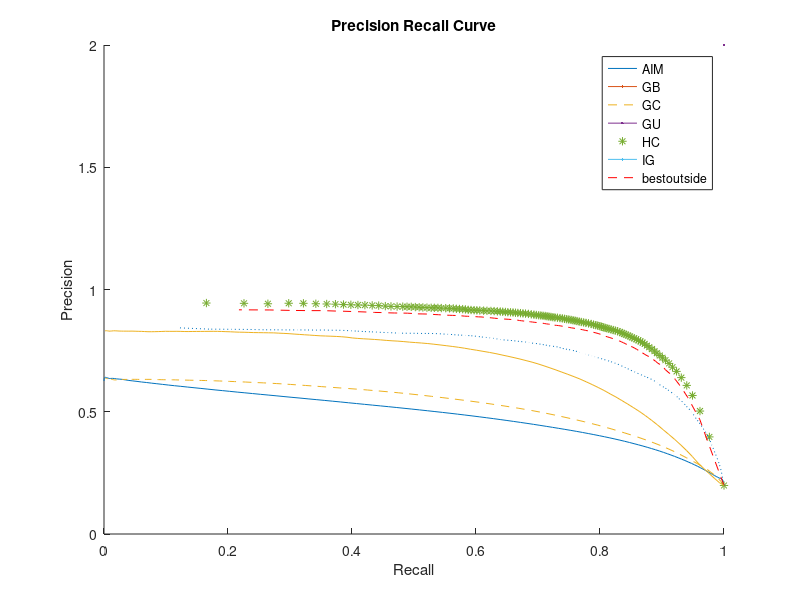

This figure's MATLAB source:
clear;
close all;
clc;
Recall_AIM = [1 0.997044 0.996587 0.995632 0.994169 0.992205 0.989949 0.987379 0.984501 0.981286 0.977803 0.974134 0.970227 0.966102 0.961753 0.957198 0.952443 0.947465 0.942301 0.937021 0.931543 0.925974 0.920243 0.9144 0.908434 0.902299 0.896044 0.889593 0.882937 0.876174 0.869224 0.862112 0.854833 0.847474 0.839908 0.832088 0.824061 0.815849 0.807446 0.798846 0.790017 0.781036 0.771894 0.762532 0.752989 0.743302 0.733403 0.723414 0.71332 0.70309 0.69273 0.682218 0.67157 0.660793 0.649904 0.638914 0.627783 0.616499 0.605082 0.593534 0.581826 0.569989 0.558013 0.545935 0.533719 0.521412 0.508989 0.496508 0.483929 0.47129 0.458608 0.445804 0.432952 0.420046 0.407111 0.39414 0.381178 0.368183 0.355206 0.342191 0.32915 0.31615 0.303171 0.290276 0.277485 0.264725 0.252086 0.239559 0.22713 0.21482 0.202713 0.190786 0.179088 0.167569 0.156274 0.14517 0.134337 0.123837 0.113605 0.103758 0.0942549 0.0851728 0.0764751 0.0682641 0.0605026 0.0532552 0.0465004 0.0402403 0.0344867 0.0292672 0.0245516 0.0203335 0.0166628 0.0134544 0.0107001 0.00838556 0.00645557 0.00486133 0.00359688 0.00259809 0.00182821 0.00125837 0.000838395 0.000542662 0.000340104 0.000198678 0.000111877 6.03671e-005 ];
Precision_AIM = [0.198478 0.224728 0.22505 0.225813 0.227157 0.22916 0.231921 0.235386 0.239468 0.244053 0.249039 0.254344 0.259871 0.265545 0.271332 0.277165 0.283024 0.288887 0.294707 0.300493 0.306219 0.311909 0.317517 0.323061 0.32854 0.333936 0.339271 0.34451 0.349659 0.35473 0.35972 0.364648 0.369511 0.374348 0.379129 0.383858 0.388505 0.393101 0.397648 0.402144 0.406561 0.410942 0.415297 0.419592 0.423816 0.42798 0.432124 0.436238 0.44035 0.44444 0.448534 0.452535 0.456496 0.460405 0.464293 0.468157 0.471973 0.475691 0.479422 0.4831 0.486725 0.490317 0.49387 0.497337 0.500771 0.504193 0.507576 0.510919 0.514212 0.517544 0.520792 0.523988 0.527154 0.530359 0.533592 0.536829 0.540157 0.543339 0.54652 0.549634 0.552741 0.555973 0.558982 0.562114 0.565306 0.568365 0.571357 0.574442 0.577479 0.580412 0.58352 0.586501 0.5894 0.592456 0.595437 0.598317 0.601126 0.603966 0.606539 0.609256 0.611993 0.614627 0.617081 0.61969 0.621729 0.624203 0.626146 0.628046 0.630315 0.632486 0.633569 0.634375 0.636004 0.63662 0.636201 0.636172 0.638086 0.638185 0.640039 0.641177 0.641009 0.639234 0.639172 0.637117 0.634346 0.633083 0.632147 0.625902 ];

Recall_GB = [1 0.995928 0.986164 0.972947 0.956544 0.939067 0.92115 0.901878 0.881513 0.860376 0.838873 0.81776 0.796395 0.774947 0.753462 0.732206 0.710896 0.6894 0.667958 0.646734 0.625796 0.60529 0.585158 0.565636 0.546588 0.527969 0.509759 0.492005 0.474636 0.457609 0.441062 0.425007 0.409319 0.393988 0.37914 0.36471 0.350888 0.337641 0.324912 0.312667 0.300869 0.289551 0.278547 0.267844 0.257466 0.247431 0.237771 0.228508 0.219443 0.210667 0.202149 0.193973 0.186067 0.178434 0.171076 0.164015 0.157224 0.150613 0.144269 0.138113 0.132203 0.126495 0.12106 0.115791 0.110749 0.10583 0.101096 0.09653 0.092172 0.0879518 0.0838761 0.079964 0.0762066 0.072614 0.0691762 0.06589 0.0627614 0.0597582 0.0568678 0.054045 0.0513228 0.0487217 0.0462713 0.0439461 0.0417023 0.039557 0.037497 0.0355729 0.0337026 0.0319285 0.030236 0.028626 0.0270823 0.0255951 0.0241629 0.0228157 0.0215188 0.0202602 0.0190434 0.0178879 0.0167875 0.0157602 0.0147663 0.0138113 0.0129252 0.0120587 0.011246 0.0104677 0.00973069 0.00902 0.00834479 0.00769617 0.00706111 0.00647467 0.00589998 0.0053662 0.00485836 0.00437743 0.0039262 0.00348292 0.00308416 0.00270345 0.00234672 0.00201167 0.00169795 0.00140736 0.00113312 0.000867956 ];
Precision_GB = [0.198478 0.213325 0.238409 0.263907 0.288448 0.312344 0.335711 0.357749 0.377987 0.396837 0.414146 0.430309 0.445284 0.459036 0.471743 0.483738 0.494957 0.505277 0.514606 0.52321 0.531202 0.538681 0.545492 0.551687 0.557586 0.563174 0.56838 0.57323 0.577667 0.581753 0.585495 0.588954 0.592151 0.595029 0.597695 0.600252 0.602806 0.605225 0.607539 0.609715 0.611741 0.613621 0.615276 0.616763 0.618126 0.619234 0.620349 0.621512 0.622493 0.623391 0.62421 0.625142 0.625915 0.626544 0.627175 0.627629 0.628041 0.62839 0.628747 0.629032 0.629438 0.629722 0.629941 0.630327 0.630618 0.630764 0.630785 0.630953 0.631149 0.631434 0.631751 0.632057 0.632394 0.632533 0.632473 0.632477 0.632375 0.632398 0.632374 0.632443 0.632598 0.632541 0.632591 0.632527 0.632534 0.63247 0.632307 0.632264 0.632219 0.632265 0.631988 0.631596 0.631081 0.630782 0.630409 0.63046 0.630601 0.63039 0.630014 0.629848 0.630236 0.630879 0.631127 0.6318 0.63252 0.632785 0.633153 0.633378 0.633428 0.633821 0.633915 0.633769 0.634029 0.635055 0.635546 0.635687 0.635913 0.636128 0.636014 0.635497 0.636273 0.63647 0.638314 0.638841 0.640009 0.641083 0.640183 0.639381 ];

Recall_GC = [1 0.976391 0.961249 0.949163 0.93994 0.931149 0.92347 0.916931 0.91147 0.90557 0.900743 0.896451 0.891646 0.888002 0.88375 0.879399 0.875623 0.871981 0.868638 0.865329 0.861908 0.858402 0.855223 0.851475 0.848528 0.845313 0.842 0.838808 0.835616 0.832186 0.828333 0.82463 0.821345 0.817819 0.81436 0.8113 0.808382 0.805398 0.802463 0.799621 0.796286 0.793086 0.789613 0.785785 0.781435 0.77731 0.773662 0.769816 0.766412 0.762893 0.759758 0.756496 0.753305 0.749697 0.746243 0.742804 0.739208 0.735456 0.731289 0.727269 0.723997 0.72082 0.717588 0.71454 0.711556 0.708123 0.704606 0.701172 0.69721 0.693509 0.689125 0.684514 0.679832 0.675722 0.671725 0.667455 0.663657 0.659707 0.655717 0.651391 0.647397 0.643052 0.639149 0.63444 0.629258 0.624052 0.617721 0.612267 0.606148 0.601407 0.596928 0.592003 0.587408 0.582873 0.57849 0.573387 0.568349 0.563385 0.557244 0.551124 0.544087 0.538529 0.532806 0.527628 0.520875 0.514287 0.508349 0.502116 0.495523 0.488735 0.481861 0.472744 0.462861 0.45374 0.443062 0.432592 0.420799 0.409554 0.398168 0.38626 0.373295 0.359179 0.341663 0.321644 0.297922 0.264357 0.225788 0.16516 ];
Precision_GC = [0.198478 0.397163 0.502835 0.566581 0.607774 0.639633 0.66505 0.682319 0.697757 0.710953 0.720807 0.730153 0.739288 0.74785 0.756123 0.763915 0.770663 0.777519 0.782841 0.78772 0.792168 0.796521 0.800422 0.803965 0.808007 0.811668 0.815245 0.818443 0.822225 0.825753 0.829436 0.832004 0.834218 0.836625 0.838982 0.841138 0.842995 0.845073 0.84786 0.850062 0.852283 0.85418 0.856331 0.858989 0.861505 0.863472 0.865365 0.867097 0.868765 0.870955 0.872621 0.874114 0.875756 0.877441 0.878638 0.880025 0.881757 0.88309 0.884565 0.885639 0.88677 0.887931 0.889232 0.890548 0.891721 0.892643 0.893697 0.894702 0.8958 0.897101 0.89851 0.900185 0.901436 0.902433 0.903339 0.904206 0.904954 0.906011 0.9067 0.907339 0.908209 0.908975 0.909853 0.910514 0.911658 0.912334 0.912975 0.913541 0.914302 0.91484 0.91552 0.916159 0.916781 0.918579 0.919718 0.920332 0.920948 0.922452 0.922939 0.923802 0.924097 0.924868 0.925125 0.925195 0.925868 0.926754 0.927398 0.928264 0.929085 0.929471 0.929917 0.930262 0.930968 0.932086 0.934202 0.934933 0.936068 0.936688 0.937473 0.938491 0.940044 0.940752 0.941754 0.943465 0.943755 0.941727 0.943423 0.94465 ];

Recall_GU = [1 0.973711 0.961053 0.949876 0.941278 0.933412 0.926969 0.921414 0.916653 0.909881 0.905447 0.901898 0.89826 0.893416 0.889907 0.885968 0.882375 0.878644 0.87416 0.871207 0.867907 0.865013 0.86173 0.859055 0.856481 0.853317 0.850334 0.847475 0.843111 0.840407 0.83751 0.834816 0.832307 0.829275 0.826421 0.823625 0.820614 0.817935 0.814836 0.811998 0.809362 0.806801 0.804253 0.800775 0.796916 0.793352 0.789427 0.786181 0.783175 0.780427 0.777022 0.774399 0.771602 0.768614 0.764985 0.761282 0.758111 0.75385 0.750419 0.746899 0.743837 0.73976 0.736877 0.733141 0.729975 0.726369 0.723154 0.72045 0.716673 0.713711 0.710911 0.707647 0.703088 0.699338 0.694956 0.69102 0.687744 0.68414 0.680819 0.677709 0.6737 0.669999 0.666551 0.661426 0.656873 0.651963 0.645368 0.6401 0.634412 0.629837 0.625569 0.619933 0.614262 0.609716 0.603969 0.598203 0.592183 0.586547 0.581327 0.575834 0.568703 0.562392 0.556827 0.550885 0.544852 0.539538 0.53395 0.527184 0.520736 0.514377 0.505755 0.498278 0.489532 0.479368 0.468207 0.45724 0.446742 0.43603 0.426436 0.414551 0.401822 0.387081 0.372999 0.354253 0.332285 0.304277 0.267522 0.217633 ];
Precision_GU = [0.198478 0.378251 0.467623 0.519821 0.559693 0.590433 0.613704 0.632101 0.648587 0.662042 0.672076 0.682736 0.691576 0.698352 0.705898 0.71356 0.72029 0.725899 0.731649 0.736619 0.741526 0.746482 0.751545 0.755531 0.75939 0.763612 0.767237 0.771231 0.775235 0.779127 0.782559 0.785459 0.788618 0.791106 0.794317 0.797081 0.799235 0.801674 0.804097 0.806307 0.808537 0.81122 0.813445 0.81683 0.820111 0.822426 0.825059 0.827136 0.829312 0.831028 0.832588 0.834122 0.835635 0.837157 0.838594 0.84004 0.841651 0.843179 0.844842 0.846513 0.848151 0.849614 0.850924 0.852372 0.853288 0.854202 0.856292 0.857455 0.858436 0.859414 0.860576 0.862159 0.863381 0.864718 0.865628 0.866957 0.867987 0.868822 0.869828 0.870819 0.872083 0.873166 0.875073 0.876495 0.877361 0.878221 0.879329 0.88028 0.881468 0.882633 0.883821 0.885164 0.886003 0.887607 0.888096 0.889066 0.889956 0.890461 0.8911 0.89251 0.893624 0.894135 0.894635 0.895254 0.895868 0.896924 0.897522 0.899208 0.899617 0.900003 0.900375 0.901856 0.90316 0.903684 0.903947 0.904698 0.905741 0.906322 0.907554 0.908722 0.909836 0.911101 0.911915 0.913589 0.913591 0.914379 0.916315 0.916882 ];

Recall_HC = [1 0.995585 0.992378 0.989021 0.985848 0.982871 0.980127 0.977455 0.974691 0.971555 0.96845 0.965078 0.962015 0.959175 0.955868 0.953254 0.950627 0.947653 0.944654 0.940661 0.937351 0.934056 0.930795 0.927157 0.923867 0.919834 0.916203 0.912416 0.908312 0.904188 0.900137 0.896022 0.89199 0.888376 0.884415 0.880577 0.875967 0.871671 0.8675 0.863463 0.859449 0.855493 0.851342 0.847702 0.843981 0.839993 0.835985 0.831868 0.827842 0.823597 0.819228 0.814654 0.81018 0.804854 0.800756 0.796451 0.791563 0.786787 0.781499 0.776712 0.772072 0.767239 0.762745 0.757934 0.75326 0.746686 0.741498 0.736438 0.731457 0.725869 0.719556 0.714217 0.709296 0.703943 0.698302 0.692015 0.685373 0.679422 0.672369 0.666642 0.659495 0.653687 0.646121 0.639153 0.633177 0.627491 0.621809 0.615893 0.609401 0.60302 0.595692 0.589229 0.58249 0.575633 0.568293 0.561372 0.554084 0.546569 0.53858 0.530754 0.522243 0.51296 0.504124 0.494785 0.485549 0.475715 0.466431 0.457268 0.448019 0.438611 0.428889 0.419011 0.409189 0.398454 0.387643 0.376944 0.365895 0.354629 0.341901 0.328083 0.311538 0.296062 0.27924 0.258977 0.233565 0.205222 0.169273 0.118236 ];
Precision_HC = [0.198478 0.257878 0.286517 0.309326 0.330023 0.3479 0.364867 0.38141 0.397465 0.411593 0.42414 0.435903 0.44774 0.458477 0.468786 0.478929 0.488919 0.498958 0.508574 0.518817 0.528481 0.537098 0.545424 0.553877 0.562131 0.570181 0.576988 0.584501 0.591781 0.598299 0.604563 0.610744 0.61837 0.625006 0.630689 0.635872 0.640628 0.645282 0.649719 0.654066 0.658785 0.663285 0.667739 0.672565 0.676691 0.681838 0.686185 0.691332 0.695563 0.699382 0.703128 0.707273 0.71082 0.714706 0.718111 0.720949 0.724758 0.728047 0.732037 0.735408 0.738958 0.742601 0.746614 0.749675 0.752474 0.755427 0.757951 0.76135 0.765141 0.767345 0.769131 0.771809 0.773999 0.776385 0.778611 0.780259 0.78278 0.785403 0.786906 0.788695 0.790755 0.7923 0.793467 0.795265 0.798191 0.800584 0.802318 0.804106 0.805699 0.807945 0.810018 0.811412 0.812196 0.813491 0.814124 0.815917 0.816913 0.818043 0.819326 0.819917 0.820389 0.820215 0.820877 0.821043 0.821239 0.821456 0.822716 0.823868 0.824595 0.826051 0.826937 0.828101 0.829621 0.831074 0.83257 0.833482 0.833425 0.834344 0.833931 0.83441 0.834747 0.834615 0.835047 0.835158 0.836684 0.83729 0.837963 0.843509 ];

Recall_IG = [1 0.992911 0.985191 0.976646 0.967608 0.958373 0.949126 0.939777 0.930275 0.920675 0.911158 0.901782 0.892362 0.882966 0.873543 0.864 0.854407 0.844941 0.835282 0.825733 0.816105 0.806514 0.796979 0.787261 0.777527 0.767771 0.757984 0.748201 0.738578 0.728864 0.719218 0.709561 0.699857 0.690527 0.680672 0.670949 0.661273 0.651618 0.641951 0.632173 0.622019 0.611304 0.601165 0.591217 0.581302 0.57144 0.561653 0.551828 0.541956 0.532095 0.522258 0.512389 0.502578 0.493025 0.483576 0.474062 0.464571 0.455173 0.445878 0.436447 0.427219 0.418156 0.40928 0.400389 0.391978 0.383385 0.374684 0.36596 0.357134 0.348553 0.340089 0.331703 0.32328 0.314908 0.306611 0.298465 0.290199 0.281915 0.273668 0.265306 0.257037 0.249104 0.241334 0.233556 0.225951 0.218429 0.211048 0.203823 0.196624 0.189594 0.18278 0.176046 0.169311 0.162582 0.155969 0.149439 0.143178 0.136792 0.130345 0.123885 0.11756 0.111243 0.10509 0.099125 0.09326 0.0874836 0.0818388 0.0763833 0.0709128 0.0656046 0.0603848 0.0551491 0.0501343 0.0451978 0.0400957 0.0355998 0.031565 0.0277657 0.0242533 0.0210105 0.0179323 0.0151827 0.0124457 0.0100106 0.00779483 0.00571292 0.00393504 0.00180448 ];
Precision_IG = [0.198478 0.209464 0.226298 0.246075 0.267286 0.289586 0.316352 0.340996 0.364231 0.38639 0.406973 0.426761 0.446929 0.465552 0.483501 0.500476 0.516069 0.531069 0.545805 0.560215 0.573436 0.58707 0.599405 0.611293 0.622695 0.633773 0.643606 0.653036 0.661896 0.671014 0.679543 0.687891 0.69587 0.70282 0.709295 0.715597 0.72139 0.726911 0.73214 0.737594 0.74251 0.747171 0.751621 0.755577 0.759999 0.763808 0.767133 0.770273 0.773311 0.77623 0.77892 0.781063 0.782931 0.784692 0.786942 0.788844 0.790199 0.791922 0.793971 0.795701 0.797162 0.798456 0.799941 0.801918 0.80484 0.806724 0.80805 0.808993 0.809806 0.810622 0.812079 0.813541 0.814878 0.816338 0.817779 0.819356 0.82053 0.82149 0.82263 0.822922 0.823254 0.823569 0.823833 0.824515 0.825153 0.825472 0.826139 0.827071 0.827615 0.828343 0.828839 0.828978 0.828834 0.828691 0.828553 0.828484 0.828336 0.828043 0.828133 0.828659 0.829021 0.828839 0.828869 0.829053 0.82843 0.827908 0.827563 0.827309 0.827379 0.828023 0.828738 0.829022 0.829417 0.829838 0.829608 0.829745 0.829709 0.829894 0.830121 0.830664 0.831046 0.831123 0.830287 0.829876 0.829822 0.830849 0.831638 0.830614 ];

hold on;
plot(Recall_AIM,Precision_AIM,LineWidth=2);
plot(Recall_GB, Precision_GB,'--',LineWidth=2);
plot(Recall_GC, Precision_GC,'*',LineWidth=2);
plot(Recall_GU, Precision_GU,'--r',LineWidth=2);
plot(Recall_HC, Precision_HC,':',LineWidth=2);
plot(Recall_IG, Precision_IG,LineWidth=2);
xlabel('Recall');
ylabel('Precision');
title('Precision Recall Curve');
legend('AIM','GB','GC','GU','HC','IG',Location='bestoutside');
hold off;